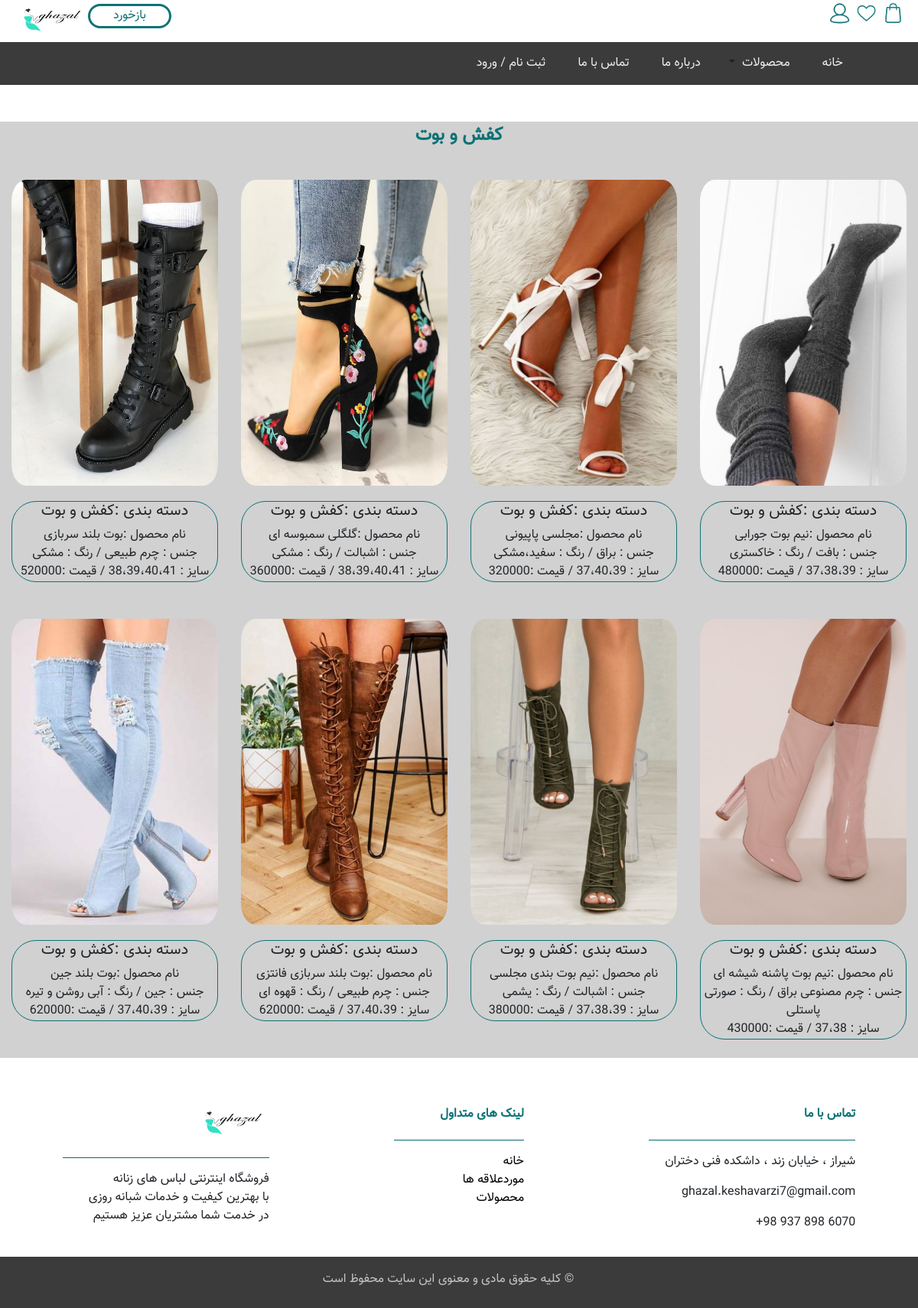
Screenshot of /product.php?cat=3 with the database file from the repository.
### tables this page shows
CREATE TABLE `product_cat` (
  `id` int(11) NOT NULL,
  `title` varchar(255) NOT NULL
);

CREATE TABLE `products` (
  `id` int(11) NOT NULL,
  `id_cat` int(11) NOT NULL,
  `name` varchar(255) NOT NULL,
  `price` varchar(255) NOT NULL,
  `size` varchar(255) NOT NULL,
  `material` varchar(255) NOT NULL,
  `color` varchar(255) NOT NULL,
  `picture` varchar(255) NOT NULL
);

### product.php (the view, shortened to what this page needs)
<!DOCTYPE html>
<html lang="fa" dir="rtl">
<head>
  <link rel="stylesheet" media="screen" href="css/main.css" />
  <link rel="stylesheet" href=".//css/bootstrap/css/bootstrap-rtl.min.css" />
</head>
<body>
  <?php
  $mysqli = new mysqli("localhost", "root", "", "my-db");
  ?>
  <div class="container-fluid">
    <div class="row ">
      <div class="col-4 ">
        <a class="fr nav-link iconcolor " href="product.php"><img class="icons " src="./icons/shop.png" alt="shop" /></a>
        <a class="fr nav-link iconcolor " href="favorite.php"><img class="icons  " src="icons/heart.png" alt="favorites" /></a>
        <a class="fr nav-link iconcolor " href="login.php"><img class="icons " src="icons/human.png" alt="login" /></a>
      </div>
      <div class="col-8">
        <img class="fl" src="icons/logo.png" alt="logo" />
        <a href="feedback.php">
          <button class="feedback form-inline ">
            بازخورد
          </button>
        </a>
      </div>
    </div>
  </div>
  <nav class="navbar navbar-expand-sm  navbar-light mb-3 sticky-top ">
    <div class="container">
      <div class="collapse navbar-collapse" id="hum1">
        <ul class="navbar-nav mr-auto">
          <li class="nav-item ">
            <a class="nav-link " href="index.php"><span class="bgcolormenu1 bgcolormenu">خانه</span></a>
          </li>
          <li class="nav-item dropdown ">
            <a href="product.php" class="nav-link dropdown-toggle " data-toggle="dropdown"><span class="bgcolormenu1 bgcolormenu">محصولات</span></a>
              <?php
              $sql = "SELECT * FROM `product_cat`";
              ?>
          </li>
          <li class="nav-item ">
            <a class="nav-link " href="about.php"><span class="bgcolormenu1 bgcolormenu">درباره ما</span> </a>
          </li>
          <li class="nav-item ">
            <a class="nav-link" href="contact.php"><span class="bgcolormenu1 bgcolormenu">تماس با ما</span></a>
          </li>
          <li class="nav-item">
            <a class="nav-link" href="login.php"><span class="bgcolormenu1 bgcolormenu">ثبت نام / ورود</span></a>
          </li>
        </ul>
      </div>
    </div>
  </nav>
  <?php
  $cat = 0;
  if (!empty($_GET["cat"]))
    $cat = ($_GET["cat"]);
  if ($cat != 0) {
    $sql = "SELECT * FROM `product_cat` where id=$cat";
  } else {
    $sql = "SELECT * FROM `product_cat`";
  }
  if ($result = $mysqli->query($sql)) {
    while ($row = $result->fetch_row()) {
  ?>
      <div class="container-fluid productdiv mt-5 mb-5">
        <p class="textindex"><?php echo $row[1]; ?></p>
        <div class="row">
          <?php
          $sqlProduct = "SELECT p.id, p.name, p.size, p.price, p.material, p.color, p.picture FROM `products` as p where p.id_cat=$row[0]";
          if ($resultProduct = $mysqli->query($sqlProduct)) {
            while ($Product = $resultProduct->fetch_row()) {
          ?>
              <div class="img-fluid col-sm-12 col-md-6 col-lg-3 mb-4 mt-4">
                <div class=" containerpro">
                  <img src="upload/<?php echo $Product[6]; ?>" alt="Avatar" class="gallery">
                </div>
                <div class="protext">
                  <h5> دسته بندی :<?php echo $row[1]; ?></h5>
                  نام محصول :<?php echo $Product[1]; ?><br>
                  جنس : <?php echo $Product[4]; ?> /
                  رنگ : <?php echo $Product[5]; ?> <br>
                  سایز : <?php echo $Product[2]; ?> /
                  قیمت :<?php echo $Product[3]; ?>
                </div>
              </div>
          <?php
            }
          }
          ?>
        </div>
      </div>
  <?php
    }
  }
  ?>
  <footer class="container-fluid ">
    <div class="row text-center text-md-right mt-3 pb-3 ">
      <div class="col-md-4 col-lg-3 col-xl-3 mx-auto mt-3 bgalign">
        <h6 class="text-uppercase mb-4 font-weight-bold  footcoler">تماس با ما</h6>
        <hr>
        <p class="fas fa-home mr-3"> شیراز ، خیابان زند ، داشکده فنی دختران</p>
        <p class="fas fa-envelope mr-3"> ghazal.keshavarzi7@gmail.com</p>
        <p class="fas fa-phone mr-3"> 6070 898 937 98+</p>
      </div>
      <div class="col-md-2 col-lg-2 col-xl-2 mx-auto mt-3 bgalign">
        <h6 class="text-uppercase mb-4 font-weight-bold footcoler">لینک های متداول</h6>
        <hr>
        <div>
          <a href="index.php" class="ftAcolor">خانه</a>
          <br>
          <a href="favorite.php" class="ftAcolor">موردعلاقه ها</a>
          <br>
          <a href="product.php" class="ftAcolor">محصولات</a>
        </div>
      </div>
      <div class="col-md-3 col-lg-3 col-xl-3 mx-auto mt-3 bgalign">
        <img class="footimg" src="./icons/logo.png" alt="logo">
        <hr>
        <p>فروشگاه اینترنتی لباس های زنانه<br>با بهترین کیفیت و خدمات شبانه روزی <br>در خدمت شما مشتریان عزیز هستیم</p>
      </div>
    </div>
    <div class="row d-flex align-items-center bgfoot">
      <div class="col-md-7 col-lg-8">
        <h6 class="text-lg-right text-md-center foottext ">
          © کلیه حقوق مادی و معنوی این سایت محفوظ است
        </h6>
      </div>
    </div>
  </footer>
</body>
</html>

### css/main.css (style rules this page uses)
body { font-family: "Vazir" !important; }
.foottext { color: #c5c4c4; text-align: center !important; }
.footcoler { color: #0d7377; }
.ftAcolor { color: black; }
.footimg { width: 100px; height: 50px; margin: 0px; }
.fl { float: left; display: inline-block; margin-top: 5px; width: 100px; height: 50px; }
.fr { float: right !important; display: inline-block !important; padding: 0 !important; margin: 0 !important; }
a { text-decoration: none; }
nav { background-color: #3b3b3b; }
.bgcolormenu1 { color: #eeeeee; padding: 5px; width: 100%; direction: rtl; }
.iconcolor { display: inline; margin: 0; padding: 0; }
.icons { width: 35px; height: 35px; }
.feedback { background-color: white; border: solid #0d7377; color: #0d7377; border-radius: 2em; padding-left: 30px; padding-right: 30px; text-decoration: none; float: left; display: inline-block; margin-top: 5px; }
h6 { direction: rtl; color: #0d7377; }
hr { background-color: #0d7377; border-style: solid; border-width: 5px; height: 100%; }
.bgalign { text-align: right; }
.bgfoot { background-color: #3b3b3b; color: #eeeeee; margin: 0px; padding: 20px; }
.textindex { text-align: center; color: #0d7377; font-weight: bold; font-size: x-large; }
.productdiv { background-color: #d1d1d1; }
.gallery { width: 100%; height: 400px; border-radius: 7%; position: relative; display: block; }
.containerpro { position: relative; width: 100%; max-width: 400px; }
.protext { text-align:center !important; margin-top: 20px; border: 1px; border-style: solid; border-color: #0d7377; border-radius: 2em; }
body { background: #222D32; font-family: 'Roboto', sans-serif; }

### rows the page displays
product_cat: title "کفش و بوت"
products: picture (picture), id_cat.title "کفش و بوت", name "نیم بوت جورابی", material "بافت", color "خاکستری", size "37،38،39", price "480000"
products: picture (picture), id_cat.title "کفش و بوت", name "مجلسی پاپیونی", material "براق", color "سفید،مشکی", size "37،40،39", price "320000"
products: picture (picture), id_cat.title "کفش و بوت", name "گلگلی سمبوسه ای", material "اشبالت", color "مشکی", size "38،39،40،41", price "360000"
products: picture (picture), id_cat.title "کفش و بوت", name "بوت بلند سربازی", material "چرم طبیعی", color "مشکی", size "38،39،40،41", price "520000"
products: picture (picture), id_cat.title "کفش و بوت", name "نیم بوت پاشنه شیشه ای", material "چرم مصنوعی براق", color "صورتی پاستلی", size "37،38", price "430000"
products: picture (picture), id_cat.title "کفش و بوت", name "نیم بوت بندی مجلسی", material "اشبالت", color "یشمی", size "37،38،39", price "380000"
products: picture (picture), id_cat.title "کفش و بوت", name "بوت بلند سربازی فانتزی", material "چرم طبیعی", color "قهوه ای", size "37،40،39", price "620000"
products: picture (picture), id_cat.title "کفش و بوت", name "بوت بلند جین", material "جین", color "آبی روشن و تیره", size "37،40،39", price "620000"
